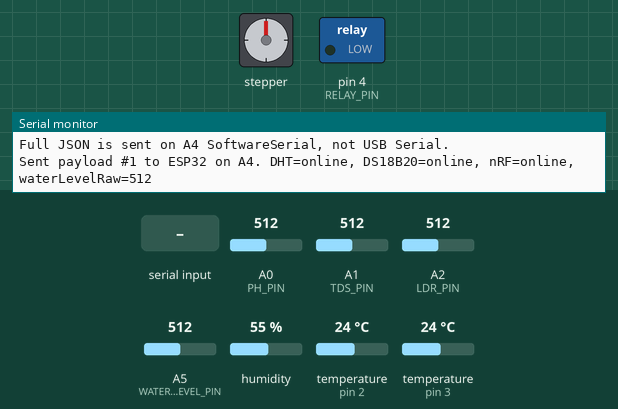
The sketch below on a simulated Arduino Uno, built with avr-gcc and run on an emulated ATmega328P. Shown: stepper motor, switched loads named in the sketch (green lamp = pin HIGH), the last lines printed to the serial monitor. Wiring (inferred from the names in the program): stepper motor (2048 steps per turn assumed): coils pin 6, pin 7, pin 8, pin 9. Inputs (shaded band) come from the test bench; at power-on: A0 (PH_PIN) = 512, A1 (TDS_PIN) = 512, A2 (LDR_PIN) = 512, A5 (WATER_LEVEL_PIN) = 512, humidity 55 %, temperature (sensors on pin 2, pin 3) 24 °C. No radio packets arrive unless stated; pins used as bus, display or sensor lines are not drawn.

Above: at 3.2 s.
3.3 s: "STEPPER:CW\n" received over the second serial link
At 5.5 s:
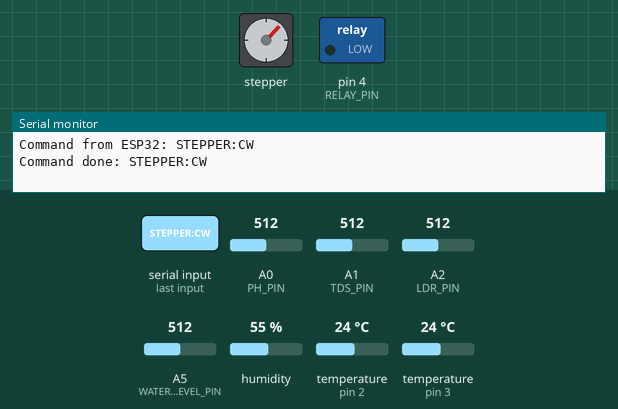
5.8 s: "RELAY:ON\n" received over the second serial link
At 8.6 s:
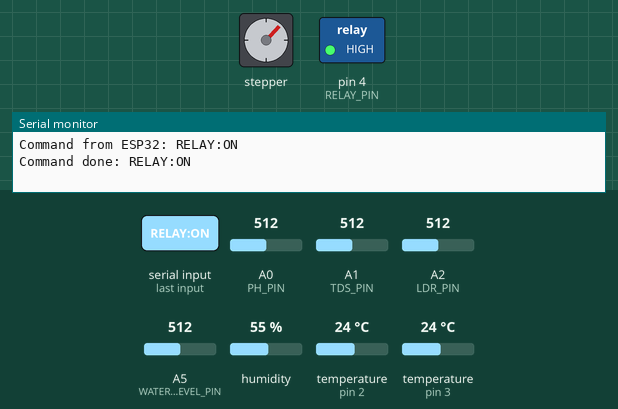
8.9 s: "STEPPER:CCW\n" received over the second serial link
At 11.0 s:
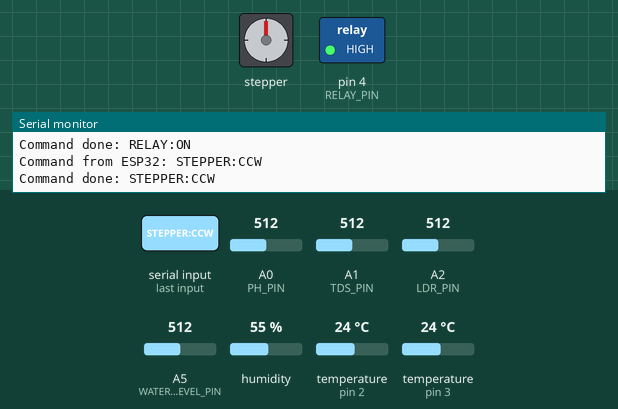
11.4 s: "STEPPER:CCW\n" received over the second serial link
At 14.0 s:
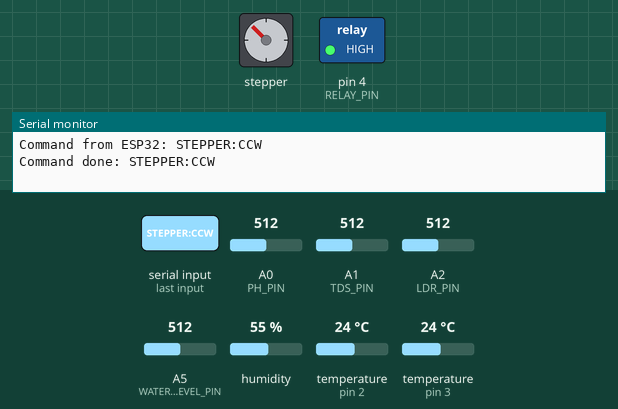
14.9 s: "RELAY:OFF\n" received over the second serial link
At 16.1 s:
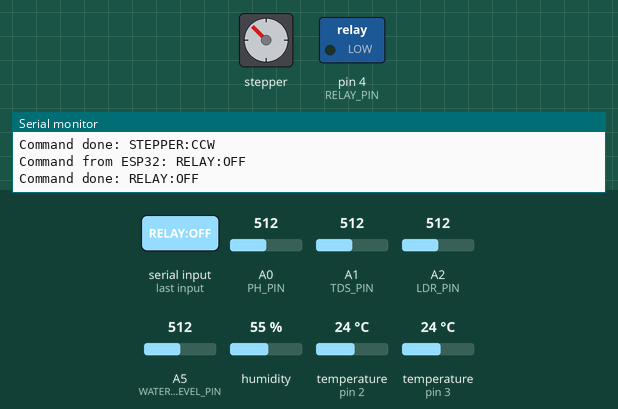
16.4 s: "STEPPER:CW\n" received over the second serial link
At 17.9 s:
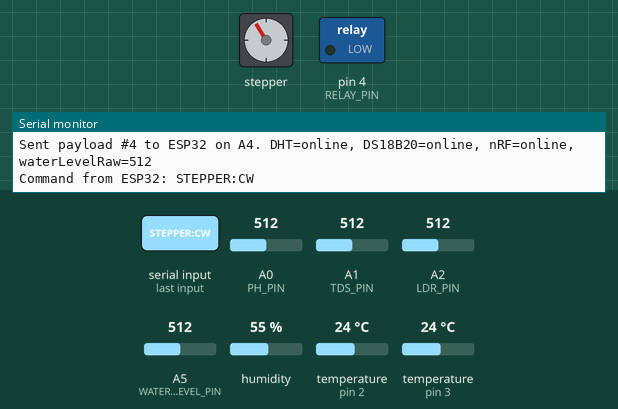
Timing chart, 0 to 20.0 s (numbered marks = the images above; inputs shaded):
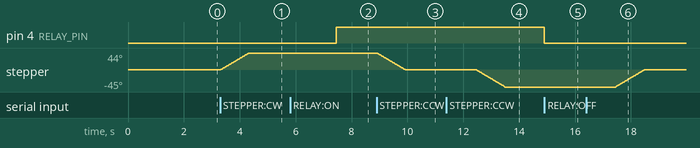

Measured:
- after the input at 3.3 s, stepper: turns 44° clockwise in 1.0 s, starting at once
- after the input at 5.8 s, pin 4 (RELAY_PIN): LOW → HIGH after 1.6 s
- after the input at 8.9 s, stepper: turns 44° counter-clockwise in 1.0 s, starting at once
- after the input at 11.4 s, stepper: turns 45° counter-clockwise in 1.0 s, starting after 1.1 s
- after the input at 14.9 s, pin 4 (RELAY_PIN): HIGH → LOW at once
- after the input at 16.4 s, stepper: turns 45° clockwise in 1.0 s, starting after 1.1 s

The sketch:

ECOTwin_Uno_Bridge.ino
```cpp
/*
  ECOTwin Arduino Uno sensor bridge

  Wiring to ESP32:
  - Uno A4 / SoftwareSerial TX -> 1k/2k voltage divider -> ESP32 GPIO16 / RX2
  - Uno D5 / SoftwareSerial RX <- direct wire <- ESP32 GPIO17 / TX2
  - Uno GND                    -> ESP32 GND

  USB Serial Monitor:
  - Baud: 9600
  - Shows short debug messages only.

  Required libraries:
  - DHT sensor library by Adafruit
  - OneWire
  - DallasTemperature
  - RF24 by TMRh20
*/

#include <DHT.h>
#include <OneWire.h>
#include <DallasTemperature.h>
#include <SPI.h>
#include <RF24.h>
#include <SoftwareSerial.h>

#define DHT_PIN 2
#define DHT_TYPE DHT22
#define DS18B20_PIN 3
#define RELAY_PIN 4

#define ESP32_RX_PIN 5
#define ESP32_TX_PIN A4

#define STEPPER_IN1_PIN 6
#define STEPPER_IN2_PIN 7
#define STEPPER_IN3_PIN 8
#define STEPPER_IN4_PIN 9

#define NRF_CE_PIN 10
#define NRF_CSN_PIN A3

#define PH_PIN A0
#define TDS_PIN A1
#define LDR_PIN A2
#define WATER_LEVEL_PIN A5

const char GREENHOUSE_CODE[] = "A";
const char FIRMWARE_VERSION[] = "uno-bridge-2.0";
const unsigned long SEND_INTERVAL_MS = 5000;

DHT dht(DHT_PIN, DHT_TYPE);
OneWire oneWire(DS18B20_PIN);
DallasTemperature ds18b20(&oneWire);
RF24 radio(NRF_CE_PIN, NRF_CSN_PIN);
SoftwareSerial esp32Serial(ESP32_RX_PIN, ESP32_TX_PIN);

bool nrfOnline = false;
bool relayOn = false;
unsigned long lastSendMs = 0;
unsigned long payloadCount = 0;
String commandLine;

const byte STEPPER_SEQUENCE[8][4] = {
  {1, 0, 0, 0},
  {1, 1, 0, 0},
  {0, 1, 0, 0},
  {0, 1, 1, 0},
  {0, 0, 1, 0},
  {0, 0, 1, 1},
  {0, 0, 0, 1},
  {1, 0, 0, 1}
};

// Handles analog to ph.
float analogToPh(int raw) {
  float voltage = raw * (5.0 / 1023.0);
  return 7.0 + ((2.5 - voltage) / 0.18);
}

// Handles analog to tds.
float analogToTds(int raw) {
  float voltage = raw * (5.0 / 1023.0);
  return (133.42 * voltage * voltage * voltage - 255.86 * voltage * voltage + 857.39 * voltage) * 0.5;
}

// Handles valid float.
bool validFloat(float value) {
  return !isnan(value) && value > -100.0 && value < 2000.0;
}

// Handles print hardware item.
void printHardwareItem(const char *label, const char *type, const char *status, const char *model, bool comma) {
  if (comma) esp32Serial.print(',');
  esp32Serial.print("{\"label\":\"");
  esp32Serial.print(label);
  esp32Serial.print("\",\"type\":\"");
  esp32Serial.print(type);
  esp32Serial.print("\",\"status\":\"");
  esp32Serial.print(status);
  esp32Serial.print("\",\"model\":\"");
  esp32Serial.print(model);
  esp32Serial.print("\",\"firmware_version\":\"");
  esp32Serial.print(FIRMWARE_VERSION);
  esp32Serial.print("\"}");
}

// Handles add reading prefix.
void addReadingPrefix(bool &firstReading) {
  if (!firstReading) esp32Serial.print(',');
  firstReading = false;
}

// Handles send payload.
void sendPayload() {
  float airTemp = dht.readTemperature();
  float humidity = dht.readHumidity();

  ds18b20.requestTemperatures();
  float waterTemp = ds18b20.getTempCByIndex(0);

  int phRaw = analogRead(PH_PIN);
  int tdsRaw = analogRead(TDS_PIN);
  int ldrRaw = analogRead(LDR_PIN);
  int waterLevelRaw = analogRead(WATER_LEVEL_PIN);
  float ph = analogToPh(phRaw);
  float tds = analogToTds(tdsRaw);

  bool dhtOk = validFloat(airTemp) && validFloat(humidity);
  bool dsOk = waterTemp != DEVICE_DISCONNECTED_C && waterTemp > -55.0 && waterTemp < 125.0;
  bool phOk = phRaw > 3 && phRaw < 1020;
  bool tdsOk = tdsRaw > 3 && tdsRaw < 1020;
  bool ldrOk = ldrRaw > 3 && ldrRaw < 1020;
  bool waterLevelOk = waterLevelRaw > 3 && waterLevelRaw < 1020;

  esp32Serial.print("{\"greenhouse\":\"");
  esp32Serial.print(GREENHOUSE_CODE);
  esp32Serial.print("\",\"hardware\":[");
  printHardwareItem("Arduino Uno", "controller", "online", "Arduino Uno", false);
  printHardwareItem("ESP32 Module", "gateway", "online", "ESP32", true);
  printHardwareItem("DHT22 Temperature-Humidity Sensor", "sensor", dhtOk ? "online" : "offline", "DHT22", true);
  printHardwareItem("DS18B20 Waterproof Temperature Sensor", "sensor", dsOk ? "online" : "offline", "DS18B20", true);
  printHardwareItem("TDS/EC Module", "sensor", tdsOk ? "online" : "offline", "EC/TDS", true);
  printHardwareItem("pH Sensor Kit", "sensor", phOk ? "online" : "offline", "Analog pH", true);
  printHardwareItem("LDR Light Sensor", "sensor", ldrOk ? "online" : "offline", "LDR", true);
  printHardwareItem("Water Level Sensor", "sensor", waterLevelOk ? "online" : "offline", "Analog Water Level", true);
  printHardwareItem("nRF Wireless Module", "wireless", nrfOnline ? "online" : "offline", "nRF24L01", true);
  printHardwareItem("Relay Module", "relay", "online", "5V Relay", true);
  printHardwareItem("28BYJ-48 Stepper Motor", "actuator", "online", "28BYJ-48 + ULN2003", true);
  esp32Serial.print("],\"readings\":{");

  bool firstReading = true;
  if (dhtOk) {
    addReadingPrefix(firstReading);
    esp32Serial.print("\"temperature\":");
    esp32Serial.print(airTemp, 2);
    esp32Serial.print(",\"humidity\":");
    esp32Serial.print(humidity, 2);
  }
  if (dsOk) {
    addReadingPrefix(firstReading);
    esp32Serial.print("\"water_temp\":");
    esp32Serial.print(waterTemp, 2);
  }
  if (phOk) {
    addReadingPrefix(firstReading);
    esp32Serial.print("\"ph\":");
    esp32Serial.print(ph, 2);
  }
  if (tdsOk) {
    addReadingPrefix(firstReading);
    esp32Serial.print("\"ec\":");
    esp32Serial.print(tds, 2);
  }
  if (ldrOk) {
    addReadingPrefix(firstReading);
    esp32Serial.print("\"light\":");
    esp32Serial.print(ldrRaw);
  }
  if (waterLevelOk) {
    addReadingPrefix(firstReading);
    esp32Serial.print("\"water_level\":");
    esp32Serial.print(waterLevelRaw);
  }

  esp32Serial.println("}}");

  payloadCount++;
  Serial.print("Sent payload #");
  Serial.print(payloadCount);
  Serial.print(" to ESP32 on A4. DHT=");
  Serial.print(dhtOk ? "online" : "offline");
  Serial.print(", DS18B20=");
  Serial.print(dsOk ? "online" : "offline");
  Serial.print(", nRF=");
  Serial.print(nrfOnline ? "online" : "offline");
  Serial.print(", waterLevelRaw=");
  Serial.println(waterLevelRaw);
}

// Handles set stepper pins.
void setStepperPins(byte index) {
  digitalWrite(STEPPER_IN1_PIN, STEPPER_SEQUENCE[index][0]);
  digitalWrite(STEPPER_IN2_PIN, STEPPER_SEQUENCE[index][1]);
  digitalWrite(STEPPER_IN3_PIN, STEPPER_SEQUENCE[index][2]);
  digitalWrite(STEPPER_IN4_PIN, STEPPER_SEQUENCE[index][3]);
}

// Handles release stepper.
void releaseStepper() {
  digitalWrite(STEPPER_IN1_PIN, LOW);
  digitalWrite(STEPPER_IN2_PIN, LOW);
  digitalWrite(STEPPER_IN3_PIN, LOW);
  digitalWrite(STEPPER_IN4_PIN, LOW);
}

// Handles move stepper.
void moveStepper(int steps, int direction) {
  for (int i = 0; i < steps; i++) {
    byte index = direction > 0 ? i % 8 : 7 - (i % 8);
    setStepperPins(index);
    delay(2);
  }
  releaseStepper();
}

// Handles send ack.
void sendAck(const char *message) {
  esp32Serial.print("{\"ack\":\"");
  esp32Serial.print(message);
  esp32Serial.println("\"}");
  Serial.print("Command done: ");
  Serial.println(message);
}

// Handles handle command.
void handleCommand(String command) {
  command.trim();
  command.toUpperCase();
  if (command.length() == 0) return;

  Serial.print("Command from ESP32: ");
  Serial.println(command);

  if (command == "RELAY:ON") {
    relayOn = true;
    digitalWrite(RELAY_PIN, HIGH);
    sendAck("RELAY:ON");
  } else if (command == "RELAY:OFF") {
    relayOn = false;
    digitalWrite(RELAY_PIN, LOW);
    sendAck("RELAY:OFF");
  } else if (command == "STEPPER:CW") {
    moveStepper(512, 1);
    sendAck("STEPPER:CW");
  } else if (command == "STEPPER:CCW") {
    moveStepper(512, -1);
    sendAck("STEPPER:CCW");
  } else if (command == "STEPPER:STOP") {
    releaseStepper();
    sendAck("STEPPER:STOP");
  } else if (command == "PING") {
    sendAck("PONG");
  } else {
    sendAck("UNKNOWN_COMMAND");
  }
}

// Handles read esp32 commands.
void readEsp32Commands() {
  while (esp32Serial.available()) {
    char c = (char)esp32Serial.read();
    if (c == '\n') {
      handleCommand(commandLine);
      commandLine = "";
    } else if (c != '\r') {
      commandLine += c;
      if (commandLine.length() > 80) commandLine = "";
    }
  }
}

// Handles setup pins.
void setupPins() {
  pinMode(RELAY_PIN, OUTPUT);
  digitalWrite(RELAY_PIN, LOW);

  pinMode(STEPPER_IN1_PIN, OUTPUT);
  pinMode(STEPPER_IN2_PIN, OUTPUT);
  pinMode(STEPPER_IN3_PIN, OUTPUT);
  pinMode(STEPPER_IN4_PIN, OUTPUT);
  releaseStepper();
}

// Handles setup.
void setup() {
  Serial.begin(9600);
  esp32Serial.begin(9600);
  setupPins();

  dht.begin();
  ds18b20.begin();

  nrfOnline = radio.begin();
  if (nrfOnline) {
    radio.setPALevel(RF24_PA_LOW);
    radio.stopListening();
  }

  Serial.println("ECOTwin Uno bridge started.");
  Serial.println("Full JSON is sent on A4 SoftwareSerial, not USB Serial.");
}

// Handles loop.
void loop() {
  readEsp32Commands();

  if (lastSendMs == 0 || millis() - lastSendMs >= SEND_INTERVAL_MS) {
    lastSendMs = millis();
    sendPayload();
  }
}
```
